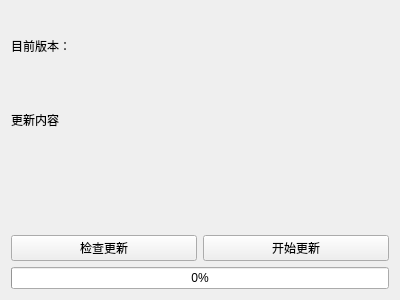
<?xml version="1.0" encoding="UTF-8"?>
<ui version="4.0">
 <class>mainWindow</class>
 <widget class="QWidget" name="mainWindow">
  <property name="geometry">
   <rect>
    <x>0</x>
    <y>0</y>
    <width>400</width>
    <height>300</height>
   </rect>
  </property>
  <property name="windowTitle">
   <string>mainWindow</string>
  </property>
  <layout class="QVBoxLayout" name="verticalLayout">
   <item>
    <layout class="QVBoxLayout" name="verticalLayout_2">
     <item>
      <widget class="QLabel" name="nowVersion">
       <property name="text">
        <string>目前版本：</string>
       </property>
      </widget>
     </item>
     <item>
      <widget class="QLabel" name="label">
       <property name="text">
        <string>更新内容</string>
       </property>
      </widget>
     </item>
     <item>
      <widget class="QLabel" name="updateInfo">
       <property name="text">
        <string/>
       </property>
      </widget>
     </item>
    </layout>
   </item>
   <item>
    <layout class="QHBoxLayout" name="horizontalLayout">
     <item>
      <widget class="QPushButton" name="Check">
       <property name="text">
        <string>检查更新</string>
       </property>
      </widget>
     </item>
     <item>
      <widget class="QPushButton" name="StartUpdate">
       <property name="text">
        <string>开始更新</string>
       </property>
      </widget>
     </item>
    </layout>
   </item>
   <item>
    <widget class="QProgressBar" name="progressBar">
     <property name="value">
      <number>0</number>
     </property>
    </widget>
   </item>
  </layout>
 </widget>
 <resources/>
 <connections/>
</ui>
